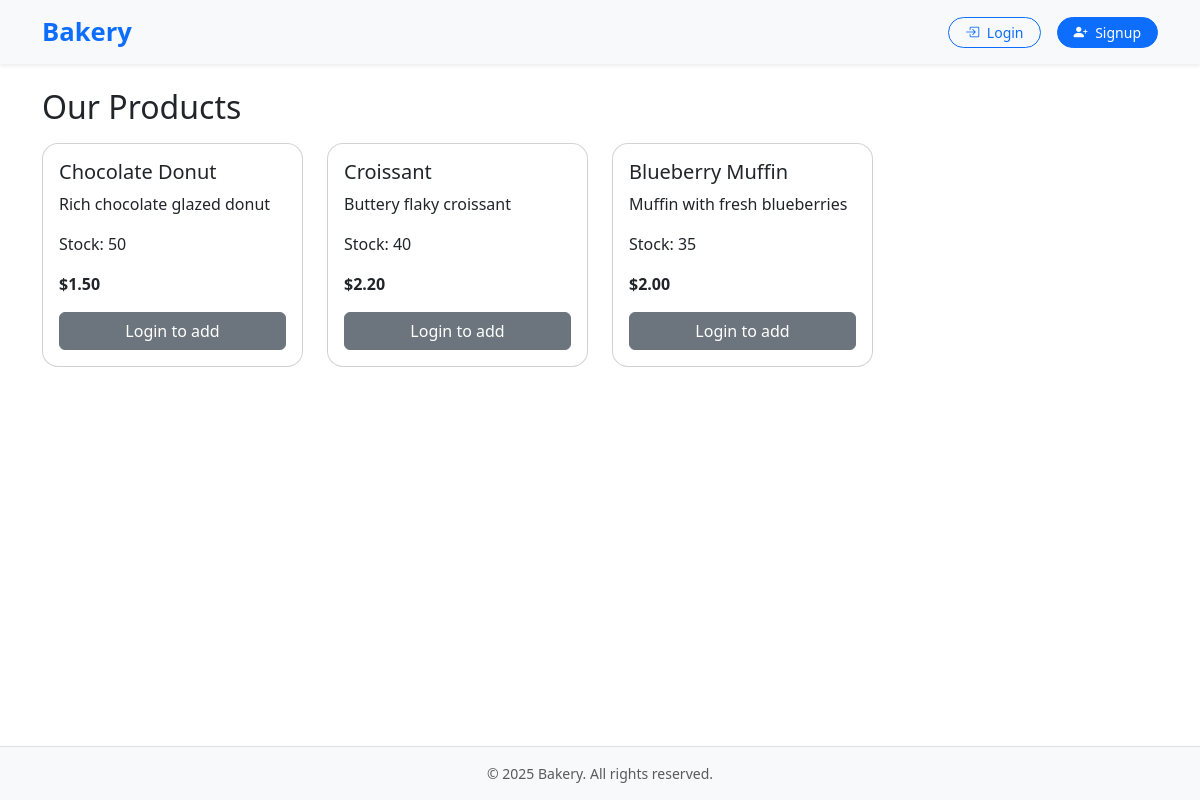
The page / on the database its author committed.
### tables this page shows
CREATE TABLE IF NOT EXISTS products (
                                        id INT AUTO_INCREMENT PRIMARY KEY,
                                        name VARCHAR(160) NOT NULL,
    price DECIMAL(10,2) NOT NULL,
    stock INT NOT NULL DEFAULT 0,
    image_url VARCHAR(255) NULL,
    description TEXT NULL,
    created_at TIMESTAMP DEFAULT CURRENT_TIMESTAMP
    );

### config/config.php (called while the page is built)
<?php
return [
    'db' => [
        'host' => '127.0.0.1',
        'name' => 'bakery_db',
        'user' => 'root',
        'pass' => '',
        'charset' => 'utf8mb4',
    ],
    'secret_key' => 'replace_with_a_long_random_secret_key',
    'app_url' => '/bakeryApp',
    'cookie_secure' => false,
];

### config/Response.php (called while the page is built, shortened)
<?php
class Response {
    public static function view(string $path, array $data = []) {
        extract($data, EXTR_SKIP);
        include $path;
    }
}

### app/customer/controllers/CustomerController.php (called while the page is built, shortened)
<?php
require_once dirname(__DIR__, 3) . '/config/helpers.php';
class CustomerController {
    public function __construct() {
        $this->cfg = require dirname(__DIR__, 3) . '/config/config.php';
    }
    private function authId(): ?int { return $_SESSION['customer_id'] ?? null; }
    public function home(): void
    {
        $productModel = new Product();
        $products = $productModel->getAllProducts();
        Response::view(dirname(__DIR__,3).'/app/customer/views/index.php', [
            'authId' => $this->authId(),
            'title' => 'Welcome to the Bakery',
            'products' => $products
        ]);
    }
}

### routes/customer.php (called while the page is built, shortened)
<?php
route('GET', '/', function() {
    (new CustomerController())->home();
});

### config/helpers.php (called while the page is built, shortened)
<?php
if (!function_exists('url')) {
    function url(string $path = ''): string {
        $cfg = require ROOT . '/config/config.php';
        return rtrim($cfg['app_url'], '/') . $path;
    }
}

### config/Database.php (called while the page is built, shortened)
<?php
class Database {
    private static ?PDO $pdo = null;
    public static function getConnection(): PDO {
        if (self::$pdo) return self::$pdo;
        $cfg = require __DIR__ . '/config.php';
        $dsn = "mysql:host={$cfg['db']['host']};dbname={$cfg['db']['name']};charset={$cfg['db']['charset']}";
        self::$pdo = new PDO($dsn, $cfg['db']['user'], $cfg['db']['pass'], [
            PDO::ATTR_ERRMODE => PDO::ERRMODE_EXCEPTION,
            PDO::ATTR_DEFAULT_FETCH_MODE => PDO::FETCH_ASSOC,
        ]);
        return self::$pdo;
    }
}

### app/customer/models/Product.php (called while the page is built, shortened)
<?php
class Product {
    private $db;
    public function __construct() {
        $this->db = Database::getConnection();
    }
    public function getAllProducts() {
        $stmt = $this->db->query("SELECT * FROM products ORDER BY created_at DESC");
        return $stmt->fetchAll(PDO::FETCH_ASSOC);
    }
}

### app/customer/views/index.php (the view, shortened to what this page needs)
<?php include __DIR__ . '/layout/header.php'; ?>
    <h2 class="mb-3">Our Products</h2>
    <div class="row">
        <?php foreach ($products as $product): ?>
            <div class="col-md-3 mb-3">
                <div class="card h-100">
                    <div class="card-body d-flex flex-column">
                        <h5 class="card-title"><?= htmlspecialchars($product['name']) ?></h5>
                        <p><?= htmlspecialchars($product['description'] ?? '') ?></p>
                        <p>Stock: <?= htmlspecialchars($product['stock'] ?? 0) ?></p>
                        <p><strong>$<?= number_format($product['price'], 2) ?></strong></p>
                        <div class="mt-auto">
                            <?php if ($authId !== null): ?>
                                <?php if (($product['stock'] ?? 0) > 0): ?>
                                    <form class="add-to-cart-form" method="POST" action="<?= url('/cart_add')?>">
                                        <input type="hidden" name="product_id" value="<?= $product['id'] ?>">
                                        <input type="number"
                                               name="quantity"
                                               min="1"
                                               value="1"
                                               class="form-control mb-2"
                                               style="max-width:100px;">
                                        <button type="submit" class="btn btn-primary w-100">Add to Cart</button>
                                    </form>
                                <?php else: ?>
                                    <button class="btn btn-secondary w-100" disabled >Out of Stock</button>
                                <?php endif; ?>
                            <?php else: ?>
                                <a href="<?= url('/login')?>" class="btn btn-secondary  w-100">Login to add</a>
                            <?php endif; ?>
                        </div>
                    </div>
                </div>
            </div>
        <?php endforeach; ?>
    </div>
<?php include __DIR__ . '/layout/footer.php'; ?>

### index.php (shortened to what this page needs)
<?php
spl_autoload_register(function($class){
    $classPath = ROOT . '/' . str_replace('\\', '/', $class) . '.php';
});
$cfg = require ROOT . '/config/config.php';
$routes = [];
function route($method, $path, $handler) {
    global $routes;
    if ($handler) { $routes[] = [$method,$path,$handler]; return; }
    $uri = parse_url($_SERVER['REQUEST_URI'], PHP_URL_PATH);
    $cfg = require ROOT . '/config/config.php';
    $base = rtrim($cfg['app_url'], '/');
    $path = ($base && str_starts_with($uri, $base)) ? substr($uri, strlen($base)) : $uri;
    $path = '/' . trim($path, '/');
    foreach ($routes as [$m,$p,$h]) {
        if ($m === $_SERVER['REQUEST_METHOD'] && $p === $path) return $h;
    }
    return null;
}
require ROOT . '/routes/customer.php';
$handler = route(null,null,null);
if ($handler) { $handler(); }
else { http_response_code(404); echo "404 Not Found "; }

### app/customer/views/layout/header.php (shortened to what this page needs)
<?php
$logged_in = isset($_SESSION['customer_id']);
require ROOT . '/config/helpers.php';
$cartCount = 0;
?>
<!DOCTYPE html>
<html lang="en">
<head>
    <link href="https://cdn.jsdelivr.net/npm/bootstrap@5.3.8/dist/css/bootstrap.min.css" rel="stylesheet">
    <link rel="stylesheet" href="https://cdn.jsdelivr.net/npm/bootstrap-icons@1.10.5/font/bootstrap-icons.css">
    <link rel="stylesheet" href="https://cdnjs.cloudflare.com/ajax/libs/font-awesome/6.5.0/css/all.min.css" />
    <link rel="stylesheet" href="<?= url('/public/css/custom.css')?>">
</head>
<body>
<nav class="navbar navbar-expand-lg navbar-light bg-light shadow-sm sticky-top">
    <div class="container">
        <a class="navbar-brand fw-bold text-primary" href="<?= url('/') ?>">Bakery</a>
        <div class="collapse navbar-collapse" id="navbarMenu">
            <ul class="navbar-nav ms-auto align-items-lg-center">
                <?php if ($logged_in): ?>
                    <li class="nav-item me-lg-3">
                        <a class="nav-link" href="<?= url('/profile') ?>">
                            <i class="bi bi-person-circle me-1"></i> Profile
                        </a>
                    </li>
                    <li class="nav-item me-lg-3 position-relative">
                        <a class="nav-link" href="<?= url('/cart') ?>">
                            <i class="bi bi-cart-fill me-1"></i> Cart
                            <span class="badge bg-danger rounded-pill cart-badge" id="cart-count"><?= $cartCount ?? 0 ?></span>
                        </a>
                    </li>
                    <li class="nav-item">
                        <a class="nav-link text-warning" href="<?= url('/logout') ?>">
                            <i class="bi bi-box-arrow-right me-1"></i> Logout
                        </a>
                    </li>
                <?php else: ?>
                    <li class="nav-item me-lg-2">
                        <a class="btn btn-outline-primary btn-sm rounded-pill px-3" href="<?= url('/login') ?>">
                            <i class="bi bi-box-arrow-in-right me-1"></i> Login
                        </a>
                    </li>
                    <li class="nav-item">
                        <a class="btn btn-primary btn-sm rounded-pill px-3 ms-lg-2" href="<?= url('/register') ?>">
                            <i class="bi bi-person-plus-fill me-1"></i> Signup
                        </a>
                    </li>
                <?php endif; ?>
            </ul>
        </div>
    </div>
</nav>
<main class="flex-fill">
<div class="container mt-4">

### app/customer/views/layout/footer.php (shortened to what this page needs)
</div>
</main>
<footer class="bg-light border-top mt-5">
    <div class="container py-3 text-center small text-muted">
        &copy; <?= date('Y') ?> Bakery. All rights reserved.
    </div>
</footer>
<div id="cart-feedback" class="toast-container position-fixed top-0 end-0 p-4 mt-5"></div>
<div id="toast-center"
     class="toast-container position-fixed top-50 start-50 translate-middle p-3"
     style="z-index: 2000;">
</div>
</body>
</html>

### public/css/custom.css (style rules this page uses)
html, body { height: 100%; }
body { display: flex; flex-direction: column; min-height: 100vh; }
main.flex-fill { flex: 1; }
.navbar { box-shadow: 0 2px 6px rgba(0,0,0,0.15); }
.navbar-brand { font-weight: bold; font-size: 1.6rem; }
.card { border-radius: 1rem; }

### rows shown on the page
products: name "Chocolate Donut", description "Rich chocolate glazed donut", stock "50", price "1.50"
products: name "Croissant", description "Buttery flaky croissant", stock "40", price "2.20"
products: name "Blueberry Muffin", description "Muffin with fresh blueberries", stock "35", price "2.00"
